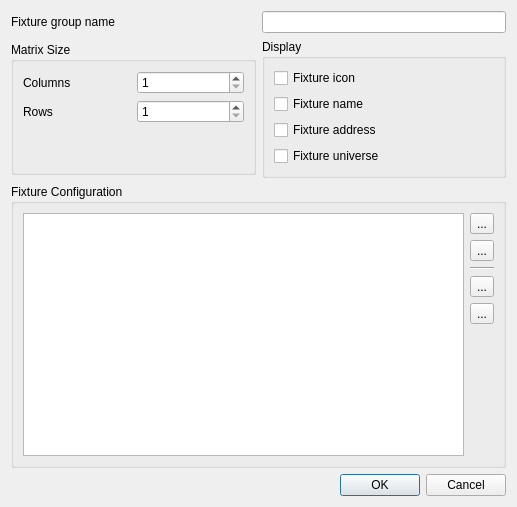
<?xml version="1.0" encoding="UTF-8"?>
<ui version="4.0">
 <class>FixtureGroupEditor</class>
 <widget class="QDialog" name="FixtureGroupEditor">
  <property name="geometry">
   <rect>
    <x>0</x>
    <y>0</y>
    <width>517</width>
    <height>507</height>
   </rect>
  </property>
  <property name="windowTitle">
   <string>Fixture Group</string>
  </property>
  <layout class="QVBoxLayout" name="verticalLayout_2">
   <item>
    <layout class="QHBoxLayout" name="horizontalLayout">
     <item>
      <widget class="QLabel" name="label_3">
       <property name="text">
        <string>Fixture group name</string>
       </property>
      </widget>
     </item>
     <item>
      <widget class="QLineEdit" name="m_nameEdit">
       <property name="sizePolicy">
        <sizepolicy hsizetype="Preferred" vsizetype="Fixed">
         <horstretch>0</horstretch>
         <verstretch>0</verstretch>
        </sizepolicy>
       </property>
      </widget>
     </item>
    </layout>
   </item>
   <item>
    <layout class="QHBoxLayout" name="horizontalLayout_2">
     <item>
      <widget class="QGroupBox" name="m_sizeMatrix">
       <property name="sizePolicy">
        <sizepolicy hsizetype="Preferred" vsizetype="Maximum">
         <horstretch>0</horstretch>
         <verstretch>0</verstretch>
        </sizepolicy>
       </property>
       <property name="title">
        <string>Matrix Size</string>
       </property>
       <layout class="QGridLayout" name="gridLayout">
        <item row="0" column="1">
         <widget class="QSpinBox" name="m_xSpin">
          <property name="minimum">
           <number>1</number>
          </property>
         </widget>
        </item>
        <item row="1" column="1">
         <widget class="QSpinBox" name="m_ySpin">
          <property name="minimum">
           <number>1</number>
          </property>
         </widget>
        </item>
        <item row="0" column="0">
         <widget class="QLabel" name="label">
          <property name="text">
           <string>Columns</string>
          </property>
         </widget>
        </item>
        <item row="1" column="0">
         <widget class="QLabel" name="label_2">
          <property name="text">
           <string>Rows</string>
          </property>
         </widget>
        </item>
        <item row="2" column="0" colspan="2">
         <spacer name="verticalSpacer_2">
          <property name="orientation">
           <enum>Qt::Vertical</enum>
          </property>
          <property name="sizeHint" stdset="0">
           <size>
            <width>20</width>
            <height>40</height>
           </size>
          </property>
         </spacer>
        </item>
       </layout>
      </widget>
     </item>
     <item>
      <widget class="QGroupBox" name="groupBox">
       <property name="sizePolicy">
        <sizepolicy hsizetype="Preferred" vsizetype="Maximum">
         <horstretch>0</horstretch>
         <verstretch>0</verstretch>
        </sizepolicy>
       </property>
       <property name="title">
        <string>Display</string>
       </property>
       <layout class="QVBoxLayout" name="verticalLayout">
        <item>
         <widget class="QCheckBox" name="m_displayIconCheck">
          <property name="text">
           <string>Fixture icon</string>
          </property>
         </widget>
        </item>
        <item>
         <widget class="QCheckBox" name="m_displayNameCheck">
          <property name="text">
           <string>Fixture name</string>
          </property>
         </widget>
        </item>
        <item>
         <widget class="QCheckBox" name="m_displayAddressCheck">
          <property name="text">
           <string>Fixture address</string>
          </property>
         </widget>
        </item>
        <item>
         <widget class="QCheckBox" name="m_displayUniverseCheck">
          <property name="text">
           <string>Fixture universe</string>
          </property>
         </widget>
        </item>
       </layout>
      </widget>
     </item>
    </layout>
   </item>
   <item>
    <widget class="QGroupBox" name="groupBox_2">
     <property name="title">
      <string>Fixture Configuration</string>
     </property>
     <layout class="QGridLayout" name="gridLayout_2">
      <item row="0" column="0" rowspan="6">
       <widget class="QTableWidget" name="m_table">
        <property name="sizePolicy">
         <sizepolicy hsizetype="Expanding" vsizetype="Expanding">
          <horstretch>1</horstretch>
          <verstretch>1</verstretch>
         </sizepolicy>
        </property>
        <property name="editTriggers">
         <set>QAbstractItemView::NoEditTriggers</set>
        </property>
        <property name="dragDropMode">
         <enum>QAbstractItemView::InternalMove</enum>
        </property>
        <property name="selectionMode">
         <enum>QAbstractItemView::SingleSelection</enum>
        </property>
       </widget>
      </item>
      <item row="0" column="1">
       <widget class="QToolButton" name="m_addButton">
        <property name="toolTip">
         <string>Set the fixture to current cell</string>
        </property>
        <property name="text">
         <string>...</string>
        </property>
        <property name="icon">
         <iconset resource="qlcui.qrc">
          <normaloff>:/edit_add.png</normaloff>:/edit_add.png</iconset>
        </property>
        <property name="iconSize">
         <size>
          <width>26</width>
          <height>26</height>
         </size>
        </property>
       </widget>
      </item>
      <item row="1" column="1">
       <widget class="QToolButton" name="m_removeButton">
        <property name="toolTip">
         <string>Remove selected fixture from current cell</string>
        </property>
        <property name="text">
         <string>...</string>
        </property>
        <property name="icon">
         <iconset resource="qlcui.qrc">
          <normaloff>:/edit_remove.png</normaloff>:/edit_remove.png</iconset>
        </property>
        <property name="iconSize">
         <size>
          <width>26</width>
          <height>26</height>
         </size>
        </property>
       </widget>
      </item>
      <item row="2" column="1">
       <widget class="Line" name="line">
        <property name="orientation">
         <enum>Qt::Horizontal</enum>
        </property>
       </widget>
      </item>
      <item row="3" column="1">
       <widget class="QToolButton" name="m_downButton">
        <property name="toolTip">
         <string>Add fixtures to current column, starting from selected cell</string>
        </property>
        <property name="text">
         <string>...</string>
        </property>
        <property name="icon">
         <iconset resource="qlcui.qrc">
          <normaloff>:/down.png</normaloff>:/down.png</iconset>
        </property>
        <property name="iconSize">
         <size>
          <width>26</width>
          <height>26</height>
         </size>
        </property>
       </widget>
      </item>
      <item row="4" column="1">
       <widget class="QToolButton" name="m_rightButton">
        <property name="toolTip">
         <string>Add fixtures to current row, starting from selected cell</string>
        </property>
        <property name="text">
         <string>...</string>
        </property>
        <property name="icon">
         <iconset resource="qlcui.qrc">
          <normaloff>:/forward.png</normaloff>:/forward.png</iconset>
        </property>
        <property name="iconSize">
         <size>
          <width>26</width>
          <height>26</height>
         </size>
        </property>
       </widget>
      </item>
      <item row="5" column="1">
       <spacer name="verticalSpacer">
        <property name="orientation">
         <enum>Qt::Vertical</enum>
        </property>
        <property name="sizeHint" stdset="0">
         <size>
          <width>20</width>
          <height>43</height>
         </size>
        </property>
       </spacer>
      </item>
     </layout>
    </widget>
   </item>
   <item>
    <widget class="QDialogButtonBox" name="buttonBox">
     <property name="orientation">
      <enum>Qt::Horizontal</enum>
     </property>
     <property name="standardButtons">
      <set>QDialogButtonBox::Cancel|QDialogButtonBox::Ok</set>
     </property>
    </widget>
   </item>
  </layout>
 </widget>
 <resources>
  <include location="qlcui.qrc"/>
 </resources>
 <connections>
  <connection>
   <sender>buttonBox</sender>
   <signal>accepted()</signal>
   <receiver>FixtureGroupEditor</receiver>
   <slot>accept()</slot>
   <hints>
    <hint type="sourcelabel">
     <x>248</x>
     <y>254</y>
    </hint>
    <hint type="destinationlabel">
     <x>157</x>
     <y>274</y>
    </hint>
   </hints>
  </connection>
  <connection>
   <sender>buttonBox</sender>
   <signal>rejected()</signal>
   <receiver>FixtureGroupEditor</receiver>
   <slot>reject()</slot>
   <hints>
    <hint type="sourcelabel">
     <x>316</x>
     <y>260</y>
    </hint>
    <hint type="destinationlabel">
     <x>286</x>
     <y>274</y>
    </hint>
   </hints>
  </connection>
 </connections>
</ui>
